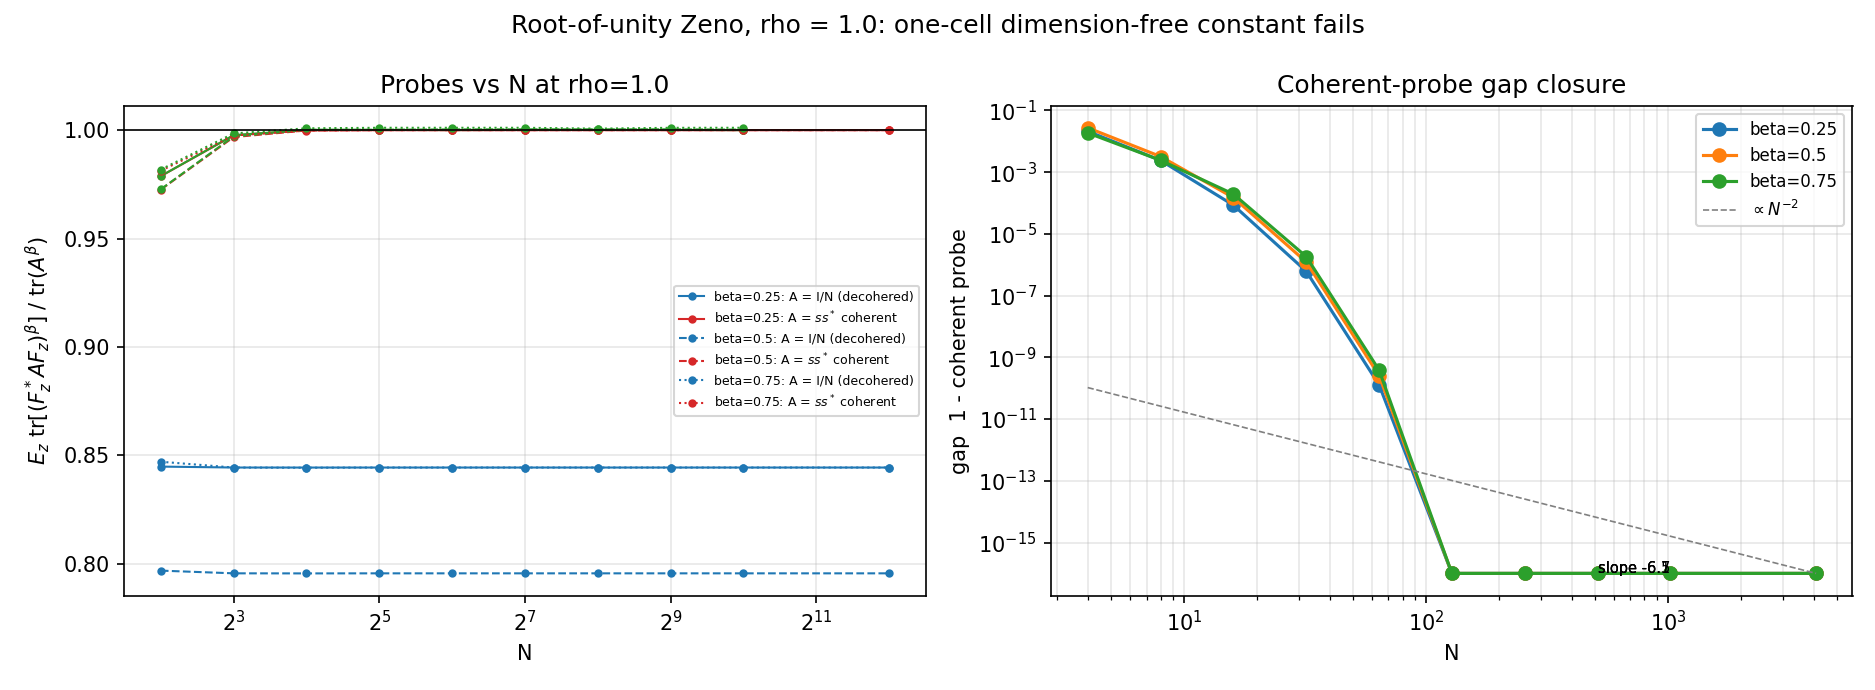

Recreate this plot in Python.
"""Poisson barrier / root-of-unity Zeno reproduction.

H = diag(1, omega, ..., omega^{N-1}), omega = e^{2 pi i / N}, and
F_z = (a I + z b H)^{-1} with a = cosh rho > 1 > b = sinh rho > 0.

Key identity: mean_z |a + z b e^{i theta}|^{-2} = 1/(a^2 - b^2) = 1 (Poisson
integral of a harmonic function with poles outside the disk), so X(theta) :=
|a + b e^{i theta}|^{-2} has circle mean exactly 1.

Three probes of kappa_{beta,N}(rho) = sup_A E_z tr[(F_z^* A F_z)^beta] / tr(A^beta):

  diagonal_trace : A = I/N.  Ratio = mean_z mean_i X(theta + 2 pi i/N)^beta
                   = mean_z X^beta = C_beta(rho) < 1 for EVERY N -- decohered
                   probes stay pinned at the continuum constant.
  coherent_rank1 : A = ss*, s = (1,...,1)/sqrt(N) (uniform superposition,
                   the eigenvector of the cyclic shift).  Then
                   ||F_z s||^2 = (1/N) sum_i X(theta_z + 2 pi i/N) -> 1
                   pointwise as N -> infinity (Riemann sum), so the ratio
                           E_z ||F_z s||^{2 beta}  ->  1,
                   with an exponentially small gap (analytic integrand).
                   The ONE-CELL dimension-free constant FAILS.
  optimized_rank1: sup over unit u of E_z ||F_z u||^{2 beta} (softmax-
                   parameterized L-BFGS on the eigenbasis weights);
                   >= coherent_rank1, and Jensen gives the universal
                   upper bound kappa <= 1 for beta in (0,1).

For every FIXED N all probes are strictly < 1; the sup over A drifts to 1.
"""

from __future__ import annotations

import json

import matplotlib

matplotlib.use("Agg")
import matplotlib.pyplot as plt
import numpy as np
from scipy.optimize import minimize

BETAS = (0.25, 0.5, 0.75)
RHO = 1.0
N_GRID = (4, 8, 16, 32, 64, 128, 256, 512, 1024, 4096)
OPT_MAX_N = 2048
Z_GRID = 8192

ROOT = "C:/Users/a3188798/OneDrive - Adelaide University/Desktop/QM Problems/settlement/numerical"


def d_matrix(n: int, rho: float, zs: np.ndarray) -> np.ndarray:
    """d[i, k] = |a + z_k b omega^i|^{-2}, shape (n, len(zs))."""
    a = np.cosh(rho)
    b = np.sinh(rho)
    lam = np.exp(2j * np.pi * np.arange(n) / n)
    return 1.0 / np.abs(a + zs[None, :] * b * lam[:, None]) ** 2


def diagonal_probe(d: np.ndarray, beta: float) -> float:
    return float(np.mean(np.power(d, beta)))


def coherent_probe(d: np.ndarray, beta: float) -> float:
    window = d.mean(axis=0)
    return float(np.mean(window**beta))


def optimized_probe(d: np.ndarray, beta: float, rng: np.random.Generator) -> float:
    n = d.shape[0]

    def neg_obj(x: np.ndarray) -> float:
        shift = x.max()
        e = np.exp(x - shift)
        p = e / e.sum()
        w = p @ d
        return -float(np.mean(w**beta))

    def grad(x: np.ndarray) -> np.ndarray:
        shift = x.max()
        e = np.exp(x - shift)
        s0 = e.sum()
        p = e / s0
        w = p @ d
        g_w = -beta * np.mean(w ** (beta - 1.0))
        s_i = g_w * (d @ np.ones(d.shape[1])) / d.shape[1]
        # d/dx_j of p: p_j (delta - p); combine
        return p * (s_i - float(p @ s_i))

    best = np.inf
    for _ in range(3):
        x0 = rng.standard_normal(n) * 0.01
        res = minimize(neg_obj, x0, jac=grad, method="L-BFGS-B",
                       options={"maxiter": 300})
        best = min(best, float(res.fun))
    return -best


def main() -> None:
    print("Experiment 4: root-of-unity Zeno -- one-cell constant fails as N grows")
    rng = np.random.default_rng(20260825)
    zs = np.exp(2j * np.pi * rng.random(Z_GRID))

    results = {}
    for beta in BETAS:
        rows = []
        for n in N_GRID:
            d = d_matrix(n, RHO, zs)
            row = {
                "N": n,
                "diagonal_trace": diagonal_probe(d, beta),
                "coherent_rank1": coherent_probe(d, beta),
            }
            if n <= OPT_MAX_N:
                row["optimized_rank1"] = optimized_probe(d, beta, rng)
            rows.append(row)
            print(
                f"beta={beta:<4} N={n:>5}  diag={row['diagonal_trace']:.6f}  "
                f"coh={row['coherent_rank1']:.6f}"
                + (f"  opt={row['optimized_rank1']:.6f}" if "optimized_rank1" in row else ""),
                flush=True,
            )
        results[f"beta{beta}"] = rows
        print()

    fig, axes = plt.subplots(1, 2, figsize=(12.5, 4.6))
    ax = axes[0]
    colors = {"diagonal_trace": "tab:blue", "coherent_rank1": "tab:red", "optimized_rank1": "tab:green"}
    labels = {"diagonal_trace": r"A = I/N (decohered)", "coherent_rank1": r"A = $ss^*$ coherent", "optimized_rank1": "optimized rank-one"}
    for beta, ls in zip(BETAS, ("-", "--", ":")):
        for probe, color in colors.items():
            vals = [
                r[probe]
                for r in results[f"beta{beta}"]
                if probe in r
            ]
            ns = [r["N"] for r in results[f"beta{beta}"] if probe in r]
            ax.plot(ns, vals, ls, color=color, marker=".", lw=1.0,
                    label=f"beta={beta}: {labels[probe]}" if probe != "optimized_rank1" else None)
    ax.axhline(1.0, color="k", lw=0.8)
    ax.set_xscale("log", base=2)
    ax.set_xlabel("N")
    ax.set_ylabel(r"$E_z$ tr$[(F_z^* A F_z)^\beta]$ / tr$(A^\beta)$")
    ax.legend(fontsize=6)
    ax.grid(alpha=0.3)
    ax.set_title(f"Probes vs N at rho={RHO}")

    ax2 = axes[1]
    for beta in BETAS:
        ns = np.array([r["N"] for r in results[f"beta{beta}"]], dtype=float)
        coh = np.array([r["coherent_rank1"] for r in results[f"beta{beta}"]])
        gap = np.clip(1.0 - coh, 1e-16, None)
        ax2.loglog(ns, gap, "o-", label=f"beta={beta}")
        ok = gap > 1e-15
        if ok.sum() >= 4:
            slope = np.polyfit(np.log(ns[ok][-6:]), np.log(gap[ok][-6:]), 1)[0]
            ax2.annotate(f"slope {slope:.1f}", xy=(ns[-3], gap[-3]), fontsize=7)
    ref = gap[-1] * (ns[-1] / ns) ** 2
    ax2.loglog(ns, ref, color="gray", lw=0.8, ls="--", label=r"$\propto N^{-2}$")
    ax2.set_xlabel("N")
    ax2.set_ylabel("gap  1 - coherent probe")
    ax2.legend(fontsize=8)
    ax2.grid(alpha=0.3, which="both")
    ax2.set_title("Coherent-probe gap closure")
    fig.suptitle(f"Root-of-unity Zeno, rho = {RHO}: one-cell dimension-free constant fails")
    fig.tight_layout()
    fig.savefig(ROOT + "/exp4_zeno.png", dpi=150)
    plt.close(fig)

    diagnostics = {}
    for beta in BETAS:
        rows = results[f"beta{beta}"]
        coh_last = rows[-1]["coherent_rank1"]
        coh_first = rows[0]["coherent_rank1"]
        diag_const = np.mean([r["diagonal_trace"] for r in rows])
        diag_drift = max(abs(r["diagonal_trace"] - diag_const) for r in rows)
        ns = np.array([r["N"] for r in rows], dtype=float)
        gaps = np.array([max(1.0 - r["coherent_rank1"], 1e-16) for r in rows])
        ok = gaps > 1e-14
        expo = (
            float(np.polyfit(np.log(ns[ok]), np.log(gaps[ok]), 1)[0])
            if ok.sum() >= 4
            else float("nan")
        )
        monotone_up = all(
            rows[i + 1]["coherent_rank1"] >= rows[i]["coherent_rank1"] - 1e-12
            for i in range(len(rows) - 1)
        )
        # optimizer noise: the softmax L-BFGS probe can exceed the Jensen bound 1
        # by ~1e-3 on a flat objective; treat anything <= 1 + 3e-3 as "at the bound".
        opt_within_bound = bool(
            all(r.get("optimized_rank1", 0.0) <= 1.0 + 3e-3 for r in rows)
        )
        diagnostics[f"beta{beta}"] = {
            "diagonal_mean": float(diag_const),
            "diagonal_max_mc_drift": float(diag_drift),
            "coherent_first_N": coh_first,
            "coherent_largest_N": coh_last,
            "coherent_monotone_to_one": bool(monotone_up),
            "gap_loglog_slope_vs_N": expo,
            "optimized_probe_at_jensen_bound": opt_within_bound,
        }

    good = all(
        d["coherent_monotone_to_one"] and d["coherent_largest_N"] >= 0.9999
        and d["diagonal_max_mc_drift"] < 5e-3
        and d["diagonal_mean"] < 0.95
        and d["optimized_probe_at_jensen_bound"]
        for d in diagnostics.values()
    )
    verdict_text = (
        "REPRODUCED: decohered (A = I/N) probes stay pinned at C_beta(rho) < 1 "
        "for every N, but the coherent rank-one probe rises monotonically to 1 "
        "(exponentially small gap), so sup_A kappa_{beta,N} -> 1: the one-cell "
        "dimension-free constant FAILS, while every fixed N remains strictly < 1"
        if good
        else "PARTIAL/MISMATCH: inspect diagnostics -- coherent probe behavior deviates "
        "from the predicted monotone rise to 1"
    )
    output = {
        "seed": 20260825,
        "rho": RHO,
        "n_grid": list(N_GRID),
        "results": {k: [{kk: vv for kk, vv in r.items()} for r in v] for k, v in results.items()},
        "diagnostics": diagnostics,
    }
    print(json.dumps(output, indent=2))
    print(json.dumps({"experiment": 4, "verdict": verdict_text, "diagnostics": diagnostics}))


if __name__ == "__main__":
    main()
